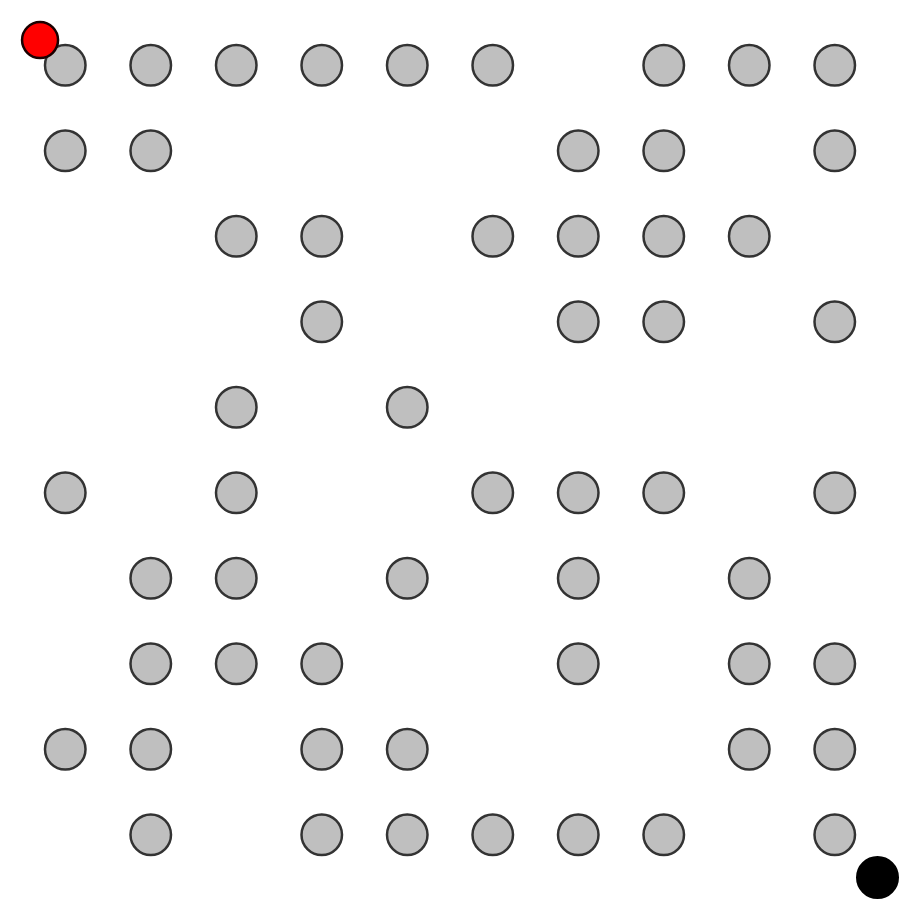
Frame 1 (no input)
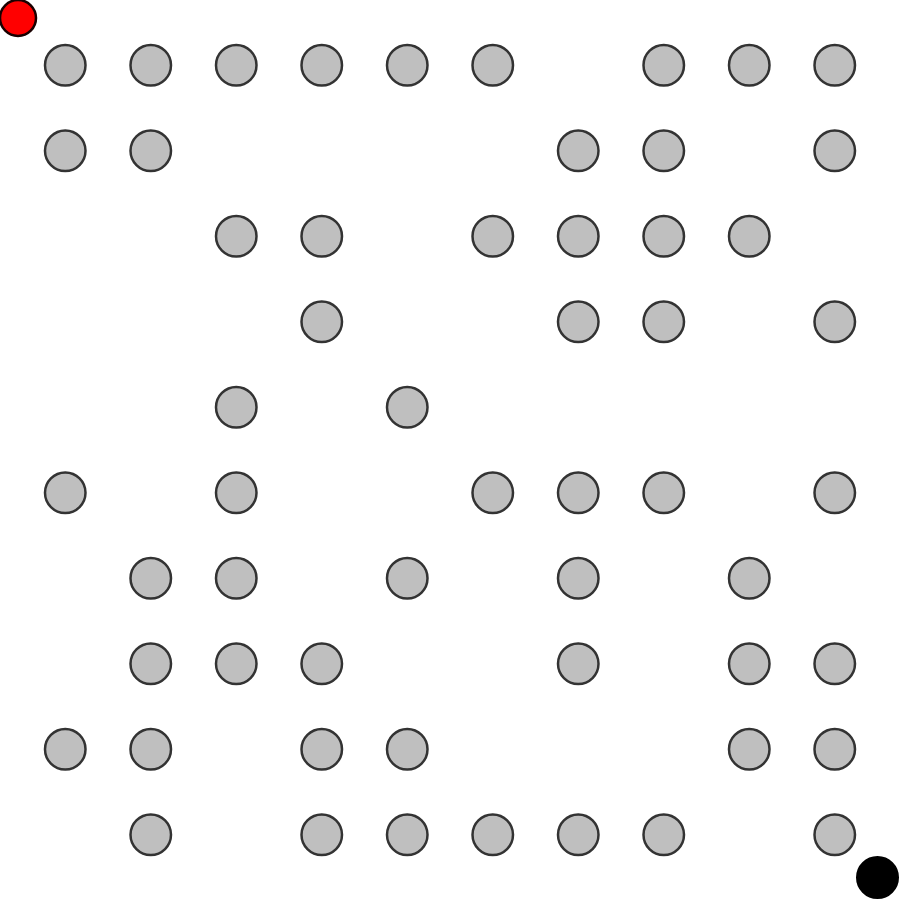
Frame 60 (no input)
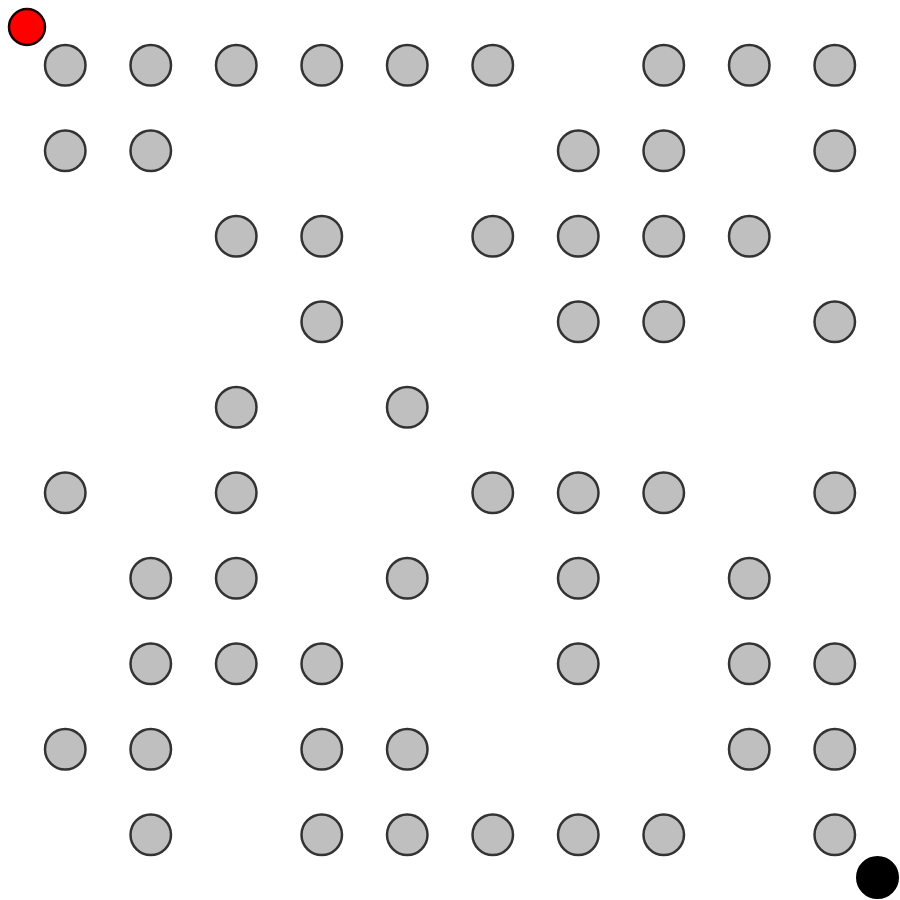
Frame 120 (the mouse pressed at the canvas centre since frame 60)

The p5.js sketch that drew these frames (run headless with seeded random() and noise() and a simulated clock; from frame 60 on, the mouse is pressed at the canvas centre):

// p5.js sketch
// ── sketch.js
var ball, maze, center, goal
var side = Math.min(window.innerWidth, window.innerHeight) * 0.9

function setup() {
    colorMode(HSB)

    createCanvas(side, side)
    center = createVector(side * 0.5, side * 0.5)

    var r = side * 0.02
    var columns = 10
    var gap = r * 2 * 1.25
    var offset = r + gap * 0.5
    ball = new Ball(createVector(offset, offset), r)
    maze = new Maze(columns, gap)

    goal = new Goal(
        createVector(
            side - gap * 0.5,
            side - gap * 0.5
        ),
        maze.r
    )
}

function draw() {
    clear()
    const goalDist = ball.pos.dist(goal.pos) - (ball.r + goal.r)
    if(goalDist <= 0) {
        ball.reset()
        maze.update()
    } else {
        for(var i = 0; i < maze.obstructions.length; i++) {
            var obstruction = maze.obstructions[i]
            var dist = ball.pos.dist(obstruction.pos) - (ball.r + obstruction.r)
            if(dist <= 0) {
                ball.collision(obstruction)
            }
        }
        ball.update()
    }
    maze.render()
    goal.render()
    ball.render()
}
// ── Ball.js
class Ball {
    reset() {
        this.pos = this.initPos.copy()
        this.vel = createVector(0, 0)
        this.acc = createVector(0, 0)
    }
    constructor(pos = createVector(0, 0), r = 10) {
        this.initPos = pos.copy()
        this.r = r
        this.frictionCoeff = 0.5
        this.reset()
    }
    collision(obstruction) {
        var alongDir = p5.Vector.sub(obstruction.pos, this.pos).normalize()
        var alongMag = p5.Vector.dot(this.vel, alongDir)
        var along = p5.Vector.mult(alongDir, alongMag)
        var perp = p5.Vector.sub(this.vel, along)
        var alongAfter = p5.Vector.mult(along, -1 * this.frictionCoeff)
        this.vel = p5.Vector.add(alongAfter, perp)
    }
    bounce() {
        if(this.pos.x > side - this.r) {
            this.vel.x *= -1 * this.frictionCoeff
            this.pos.x = side - this.r
        } else if(this.pos.x < this.r) {
            this.vel.x *= -1 * this.frictionCoeff
            this.pos.x = this.r
        }
        if(this.pos.y > side - this.r) {
            this.vel.y *= -1 * this.frictionCoeff
            this.pos.y = side - this.r
        } else if(this.pos.y < this.r) {
            this.vel.y *= -1 * this.frictionCoeff
            this.pos.y = this.r
        }
    }
    wrap() {
        if(this.pos.x > side - this.r) {
            this.pos.x = this.r
        } else if(this.pos.x < this.r) {
            this.pos.x = side - this.r
        }
        if(this.pos.y > side - this.r) {
            this.pos.y = this.r
        } else if(this.pos.y < this.r) {
            this.pos.y = side - this.r
        }
    }
    update() {
        var mouse = createVector(mouseX, mouseY)
        this.acc = p5.Vector.sub(mouse, center)
        this.acc.mult(0.001)
        this.vel = this.vel.add(this.acc)
        this.vel.limit(10)
        this.pos = this.pos.add(this.vel)
        this.bounce()
        // this.wrap()
    }
    render() {
        fill(0, 100, 100)
        strokeWeight(2.5)
        stroke(0, 100, 10)
        ellipse(this.pos.x, this.pos.y, this.r * 2)
    }
}
// ── Goal.js
class Goal {
    constructor(pos, r) {
        this.pos = pos
        this.r = r
    }
    render() {
        fill(0, 0, 0)
        strokeWeight(2.5)
        stroke(0, 0, 0)
        ellipse(this.pos.x, this.pos.y, this.r * 2)
    }
}
// ── Maze.js
class Maze {
    constructor(columns, gap) {
        this.columns = columns
        this.gap = gap
        // width * columns + gap * (columns + 2) = side
        // width = (side - gap * (columns + 1)) / columns
        this.r = ((side - gap * (columns + 1)) / columns) * 0.5
        this.update()
    }
    update() {
        this.obstructions = []
        for(var x = 0; x < this.columns; x ++) {
            for(var y = 0; y < this.columns; y ++) {
                if(Math.random() > 0.5) {
                    // var r = this.r * Math.random() * 1.5
                    this.obstructions.push({
                        pos: createVector(
                            this.gap + this.r + x * (this.r * 2 + this.gap), 
                            this.gap + this.r + y * (this.r * 2 + this.gap)), 
                        r: this.r
                    })
                }
            }
        }
    }
    render() {
        fill(0, 0, 75)
        strokeWeight(2.5)
        stroke(0, 0, 20)
        for(var i = 0; i < this.obstructions.length; i++) {
            var o = this.obstructions[i]
            ellipse(o.pos.x, o.pos.y, o.r * 2)
        }
    }
}
